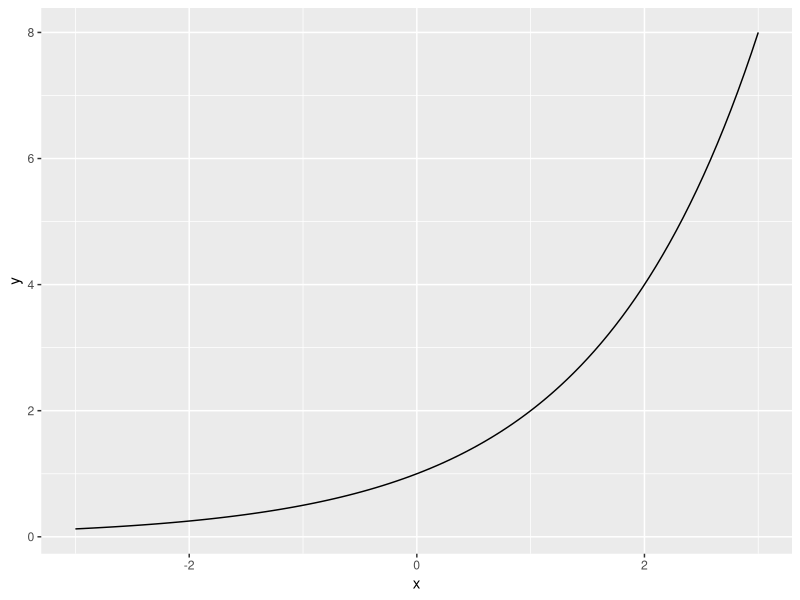
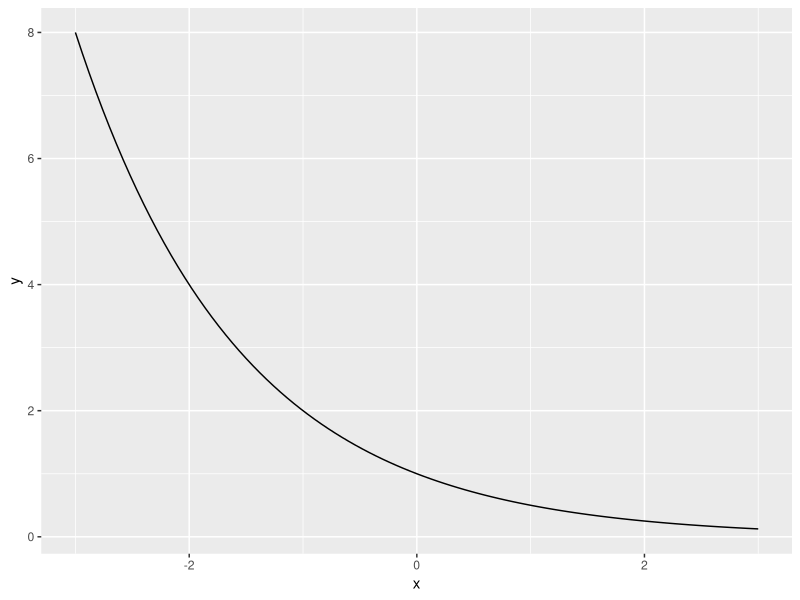

The R source for these figures, in order:
## ---- chunk 1
library("ggplot2")
eq = function(x){2^x}
ggplot(data.frame(x=c(-3, 3)), aes(x=x)) + 
  stat_function(fun=eq)
## ---- chunk 2
library("ggplot2")
eq = function(x){(1/2)^x}
ggplot(data.frame(x=c(-3, 3)), aes(x=x)) + 
  stat_function(fun=eq)
